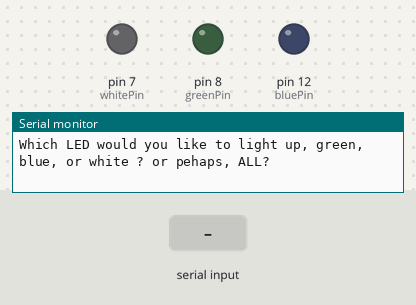
This sketch was run on a simulated Arduino Uno, built with avr-gcc and run on an emulated ATmega328P. On the bench: output pins drawn as LEDs (lit = HIGH), the last lines printed to the serial monitor. Inputs (shaded band) come from the test bench.

Above: at 1.2 s.
1.3 s: "white" received over Serial
At 3.4 s:
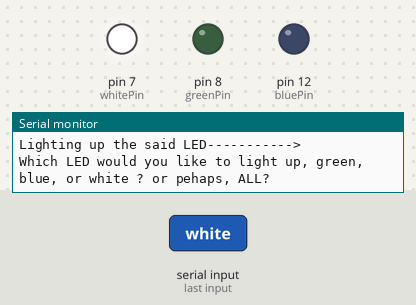
3.8 s: "blue" received over Serial
At 5.3 s:
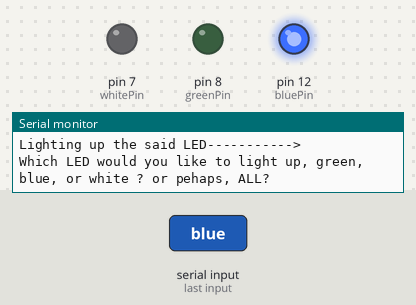
6.3 s: "green" received over Serial
At 8.4 s:
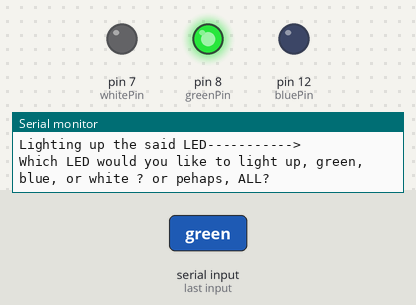
8.8 s: "White" received over Serial
At 10.3 s:
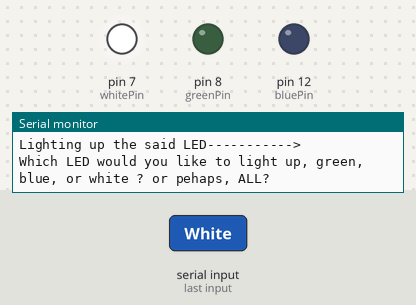
11.3 s: "BLUE" received over Serial
At 13.4 s:
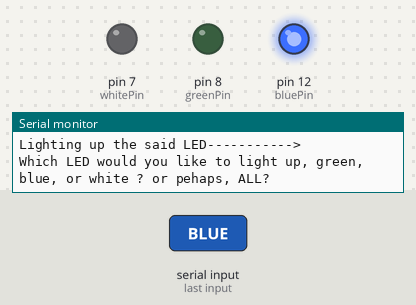
Timing chart, 0 to 14.8 s (numbered marks = the images above; inputs shaded):
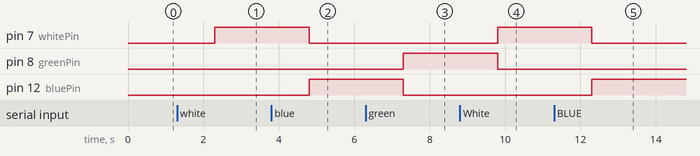

Measured:
- after the input at 1.3 s, pin 7 (whitePin): LOW → HIGH after 1.0 s
- after the input at 3.8 s, pin 7 (whitePin): HIGH → LOW after 1.0 s; pin 12 (bluePin): LOW → HIGH after 1.0 s
- after the input at 6.3 s, pin 8 (greenPin): LOW → HIGH after 1.0 s; pin 12 (bluePin): HIGH → LOW after 1.0 s
- after the input at 8.8 s, pin 7 (whitePin): LOW → HIGH after 1.0 s; pin 8 (greenPin): HIGH → LOW after 1.0 s
- after the input at 11.3 s, pin 7 (whitePin): HIGH → LOW after 1.0 s; pin 12 (bluePin): LOW → HIGH after 1.0 s

The sketch:

String_LED_lightsup.ino
```cpp
String msg1 = "Which LED would you like to light up, green, blue, or white ? or pehaps, ALL?";

String LightLED;

int whitePin = 7;
int bluePin = 12;
int greenPin = 8;


void setup() {
  // put your setup code here, to run once:

  Serial.begin(9600);

  pinMode(whitePin,OUTPUT);
  pinMode(bluePin,OUTPUT);
  pinMode(greenPin,OUTPUT);


}

void loop() {
  // put your main code here, to run repeatedly:

  Serial.println();

  Serial.println(msg1);
  while (Serial.available() == 0){}

  LightLED = Serial.readString();
  Serial.println("Lighting up the said LED----------->");

  if(LightLED == "white" || LightLED == "White" || LightLED == "WHITE"){

    digitalWrite(whitePin,HIGH);
    digitalWrite(bluePin,LOW);
    digitalWrite(greenPin,LOW);

  }


  if(LightLED == "blue" || LightLED == "BLUE" || LightLED == "Blue"){

    digitalWrite(whitePin,LOW);
    digitalWrite(bluePin,HIGH);
    digitalWrite(greenPin,LOW);

  }


  if(LightLED == "green" || LightLED == "Green" || LightLED == "GREEN"){

    digitalWrite(whitePin,LOW);
    digitalWrite(bluePin,LOW);
    digitalWrite(greenPin,HIGH);

  }

   if(LightLED == "ALL" or LightLED == "all" or LightLED == "All"){

    digitalWrite(whitePin,HIGH);
    digitalWrite(bluePin,HIGH);
    digitalWrite(greenPin,HIGH);

  }


}
```
